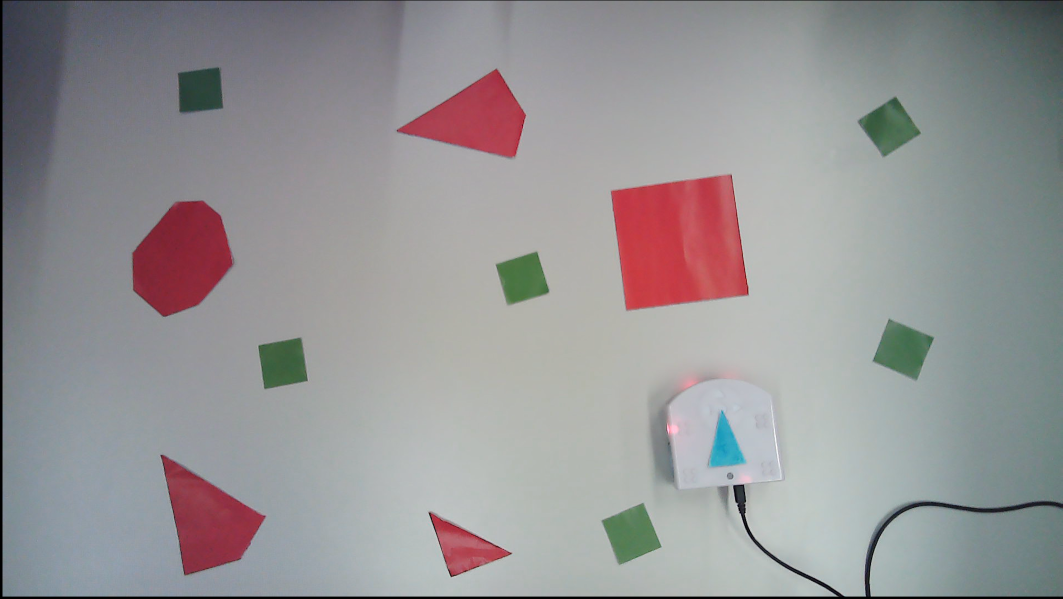
#> input picture src/vision/images/colors.png, 2125 x 1198 px (shown at 1/2 size); its folder holds 3 pictures in this run
$ jupyter execute --allow-errors globalNavigation.ipynb
#> lines starting #> are read from the running program, lines starting #| are printed output that depends on the picture; after the words box and inside, x2 and y2 are one past the last pixel; in counts of white or black regions, pixels touching at a corner belong together
#> further down, frame is the input picture: shape (1198, 2125, 3); mean B, G, R 149.3, 147.9, 149.3
### src/rendu/vision.py
import cv2
import numpy as np
import matplotlib.pyplot as plt
import time


RED = (0, 0, 255)
GREEN = (0, 255, 0)
BLUE = (255, 0, 0)
LIGHTBLUE = (255, 127, 0)
TURQUOISE = (255, 255, 0)
PINK = (255, 0, 255)
ORANGE = (0, 127, 255)
YELLOW = (0, 255, 255)
WHITE = (255)

RED_LOW  = [150, 100, 100]
RED_HIGH = [179, 255, 255]

GREEN_LOW  = [41, 64, 0]
GREEN_HIGH = [85, 140, 140]

BLUE_LOW  = [87, 129, 80]
BLUE_HIGH = [131, 255, 255]


IX=0
IY=1

H_MIN = 0
S_MIN = 0
V_MIN = 0
H_MAX = 179
S_MAX = 255
V_MAX = 255


AREA_THRESH = 100
MERGE_THRESH = 0.04
EPSILON = 40

LP_MODE_REL = 0
LP_MODE_ABS = 1

ROBOT_LEN = 100

DIL_COEFF = 100
EXP_RATIO = 60

DIL_COEFF_K = 8
NB_ITER = 10

NB_VERTEX_TRIANGLE = 3
TRIANGLE_LONG_SHORT_RATIO=2

FIRST = 0
SECOND = 1
THIRD = 2

IPOS = 0
IANGLE = 1
IVISIBLE = 2
ILENGTH = 3


def cleanup_contours(contours, mode=0):
    """
    This function filters contours by removing small ones and reducind the number of verices.
    contours    opencv standard list of contours
    mode        Vertices merge method (0=relative to arclength, 1=fixed)

    returns     Filtered and cleaned list of contours
    """

    clean_contours = []

    for cnt in contours:
        # only take big enough contours
        if (cv2.contourArea(cnt) >= AREA_THRESH):
            if mode == LP_MODE_REL:
                epsilon = MERGE_THRESH*cv2.arcLength(cnt,True)
            else:
                epsilon = EPSILON
            approx = cv2.approxPolyDP(cnt,epsilon,True)
            clean_contours.append(approx)

    return clean_contours


def find_color(frame, hsv_low, hsv_high):
    """
    this function finds the contours of colored areas in a frame
    frame       standard opencv BGR image
    hsv_low     hsv color lower boundary (np array)
    hsv_high    hsv color upper boundary (np array)

    returns     Filtered and cleaned list of contours
    """

    #transform frame to HSV
    hsv = cv2.cvtColor(frame, cv2.COLOR_BGR2HSV)
#> hsv: shape (1198, 2125, 3); mean H, S, V 92.5, 25.2, 156.9

    #this gives us a mask of the colored sections
    mask = cv2.inRange(hsv,  hsv_low, hsv_high)
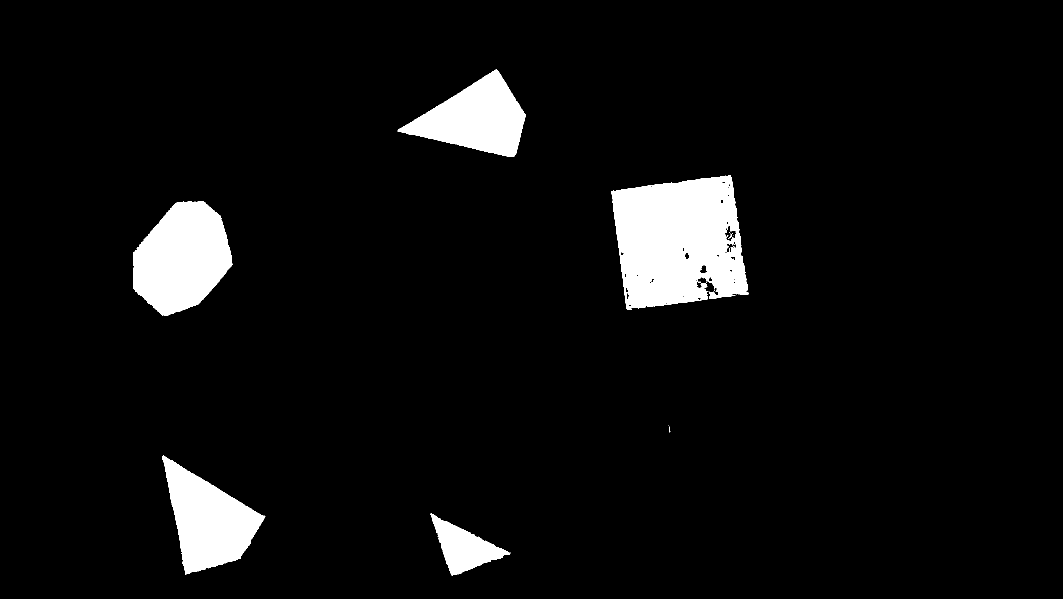
#> mask: shape (1198, 2125) (shown at 1/2 size); 5.7% white; 19 white regions (13 under 20 px)

    #find contours
    contours, hierarchy = cv2.findContours(mask, cv2.RETR_EXTERNAL  , cv2.CHAIN_APPROX_SIMPLE)
#> contours = 12 contours, 7 with area under 20; largest, box (x1, y1, x2, y2) and area: (1223, 351, 1497, 619) 57138, (266, 402, 465, 632) 31878, (324, 911, 531, 1149) 25054, (795, 139, 1052, 314) 23207, (861, 1027, 1021, 1152) 8240

    return cleanup_contours(contours)
#> the loop in cleanup_contours, `for cnt in contours:` made 12 passes
#> (epsilon, approx) on passes 3, 4, 10, 11, 12: (20.87, [[861, 1027], [904, 1151], [1020, 1107]]), (30.44, [[324, 912], [370, 1148], [481, 1116], [530, 1032]]), (29.85, [[405, 402], [266, 505], [324, 630], [464, 529]]), (54.43, [[1461, 351], [1223, 382], [1254, 618], [1496, 588]]), (28.82, [[1051, 230], [991, 139], [795, 262], [1024, 313]])
#> after the loop in cleanup_contours, `for cnt in contours:`: clean_contours = 5 contours; box (x1, y1, x2, y2) and area: (1223, 351, 1497, 619) 57766, (324, 912, 531, 1149) 25426, (266, 402, 465, 631) 23544, (795, 139, 1052, 314) 22800, (861, 1027, 1021, 1152) 8138


# [346 lines left out: functions detect_robot, detect_obstacles_alt, detect_obstacles, detect_targets, detect_scale, debug_output, not called in this run]


class Observer():

    # [28 lines left out: functions __init__, stabilize, capture, not called in this run]

    def set_frame(self, frame):
        self.frame = frame.copy()

    # [9 lines left out: function find_scale, not called in this run]

    def find_obstacles(self):
        self.obstacles_dilated, self.obstacles, ret = detect_obstacles(self.frame, self.scale)
        return self.obstacles_dilated

    def find_targets(self):
        self.targets, ret = detect_targets(self.frame, self.scale)
        return self.targets

    # [5 lines left out: function find_robot, not called in this run]

    def get_robot_pos(self):
        return self.robot_pos

    def get_obstacles(self):
        return self.obstacles_dilated

    def get_obstacles_original(self):
        return self.obstacles

    def get_targets(self):
        return self.targets

    def get_scale(self):
        return self.scale

    def set_text(self, text):
        self.text = text

    def debug_output(self, trajectory, estimated_robot_pos=[np.array([0, 0]), 0, False, 0]):
        frame = debug_output(self.frame, self.robot_pos, self.targets, self.obstacles_dilated, trajectory, estimated_robot_pos, self.text, self.scale)
        return frame

    def add_error(self, error):
        self.error_log.append([time.time()-self.start_time, error])

    def get_error_log(self):
        return self.error_log


### src/globalNavigation/globalNavigation.ipynb
## Global Navigation

The goal of this part is to create a trajectory that will allow the Thymio to pass through several interest points and come back to his initial position.

The trajectory has to ensure that the Thymio avoid the global obstacles detected by the camera.

### Path planning : Process flow

The creation of our trajectory is composed of the following steps :

- Dilatation of the obstacles to avoid collisions.

- Visibility graph computation by using the previously dilated obstacles.

- Path planning computation by using the visibility graph and the interest point positions.

#### Obstacle dilatation

To perform the obstacle dilatation, we have implemented two different algorithms in parallel with the aim of taking the one that will provide the best results.

The first algorithm that we used is based on the dilatation function provided in the OpenCV library :

- Find the contours of the global obstacles.

- Create a grayscale image with the global obstacles in white and the rest in black.

- Dilate the global obstacles in this image.

- Find the new dilated contours.

For more details on the OpenCV dilatation function, see [Morphological transformations in OpenCV](https://opencv-python-tutroals.readthedocs.io/en/latest/py_tutorials/py_imgproc/py_morphological_ops/py_morphological_ops.html).

[cell 1]
import cv2
import sys
import math
import numpy as np

sys.path.append("../vision")

from vision import *

[cell 2]
def detect_obstacles(frame, scale=1):

    # Find the contours of the global obstacles
    frame = frame.copy()
    red_low = np.array(RED_LOW, np.uint8)
    red_high = np.array(RED_HIGH, np.uint8)

    clean_contours = find_color(frame, red_low, red_high)


    # Some operations used for plotting purposes and scalling of the image in real dimmensions
    cv2.drawContours(frame, clean_contours, -1, (0,255,0), 3)
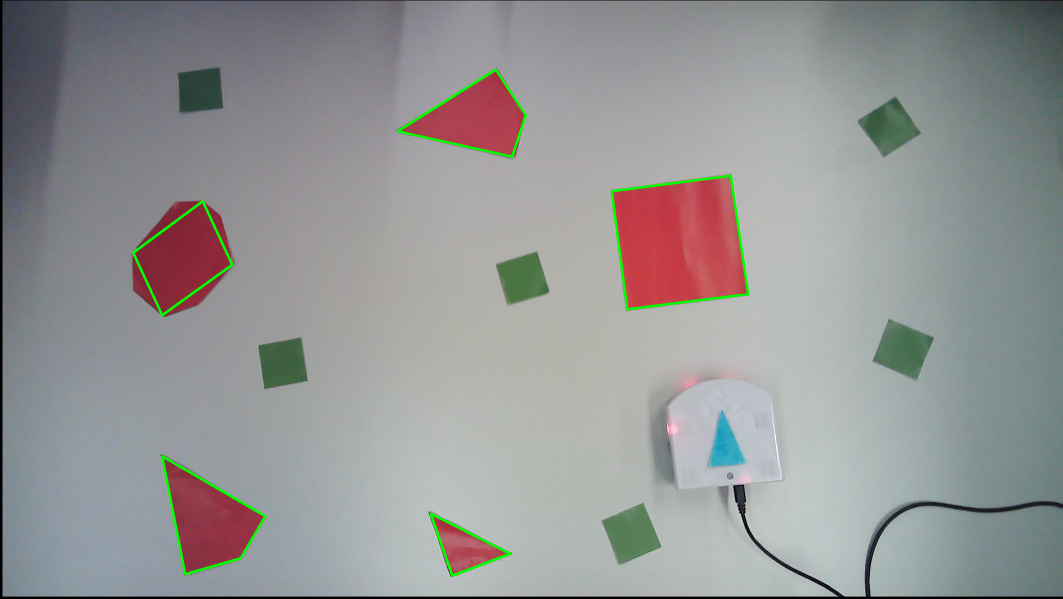
#> frame: shape (1198, 2125, 3) (shown at 1/2 size); 0.66% of pixels changed, all inside (x1, y1, x2, y2) = (264, 137, 1499, 1154)

    original_contours = []
    for cnt in clean_contours:
        ocnt = []
        for pt in cnt:
            ocnt.append(pt[0])
        original_contours.append(np.multiply(ocnt, scale).astype(int))
#> this loop made 5 passes
#> cnt on passes 1 to 5: [[861, 1027], [904, 1151], [1020, 1107]], [[324, 912], [370, 1148], [481, 1116], [530, 1032]], [[405, 402], [266, 505], [324, 630], [464, 529]], [[1461, 351], [1223, 382], [1254, 618], [1496, 588]], [[1051, 230], [991, 139], [795, 262], [1024, 313]]
#> after the loop, original_contours = 5 items


    # Create a grayscale image with the global obstacles in white and the rest in black
    black = np.zeros(frame.shape[:2], dtype=np.uint8)
#> black: shape (1198, 2125); every value is 0

    for i in range(len(clean_contours)):
        cv2.drawContours(black, clean_contours, i, (255), -1)
#> this loop made 5 passes
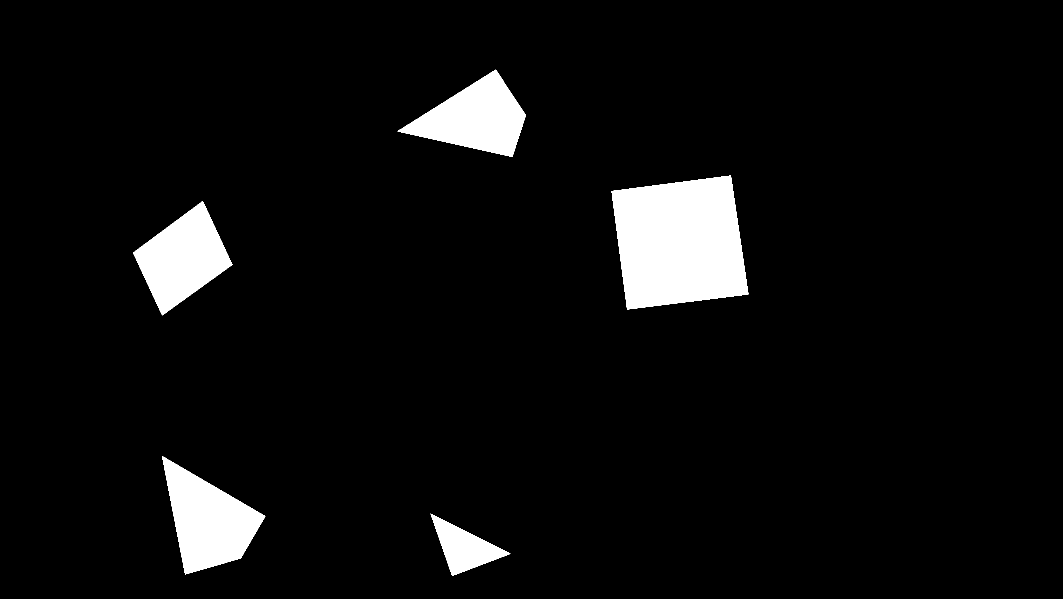
#> black: shape (1198, 2125) (shown at 1/2 size); 5.5% white; 5 white regions, box (x1, y1, x2, y2) and area: (1223, 351, 1497, 619) 58244, (324, 912, 531, 1149) 25743, (266, 402, 465, 631) 23811, (795, 139, 1052, 314) 23100, (861, 1027, 1021, 1152) 8339

    plt.figure()
    plt.imshow(black, cmap="gray")


    # Dilate the global obstacles in this image
    kernel = np.ones((DIL_COEFF_K,DIL_COEFF_K),np.uint8)
    black = cv2.dilate(black, kernel, iterations = 15)
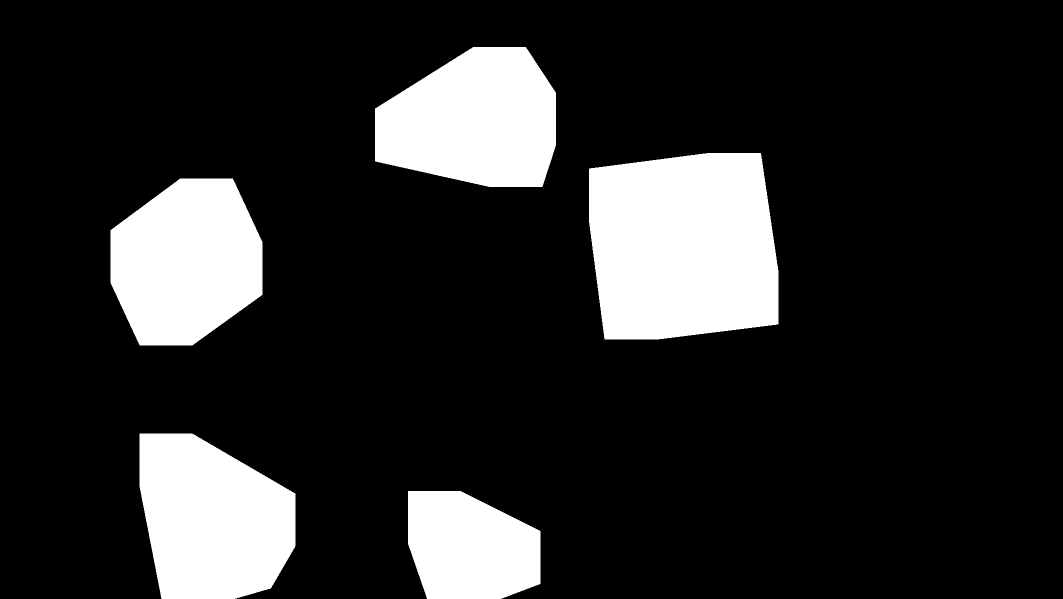
#> black: shape (1198, 2125) (shown at 1/2 size); 16.3% white; 5 white regions

    plt.figure()
    plt.imshow(black, cmap="gray")


    # Find the new dilated contours
    contours, hierarchy = cv2.findContours(black, cv2.RETR_EXTERNAL  , cv2.CHAIN_APPROX_SIMPLE)
#> contours = 5 contours; box (x1, y1, x2, y2) and area: (1178, 306, 1557, 679) 125492, (279, 867, 591, 1198) 81481, (221, 357, 525, 691) 79300, (750, 94, 1112, 374) 78974, (816, 982, 1081, 1198) 47117

    clean_dil_contours = cleanup_contours(contours, 1)
#> (the rest of the program and of its run is left out)
